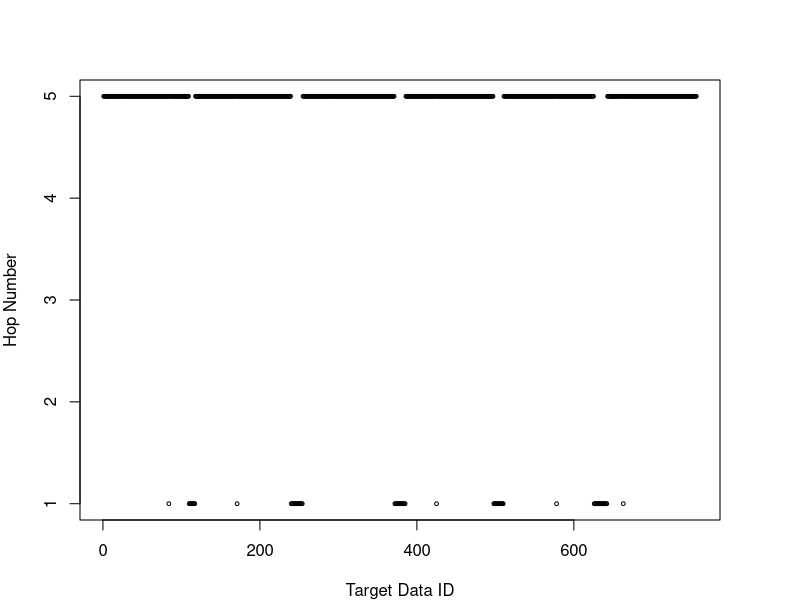
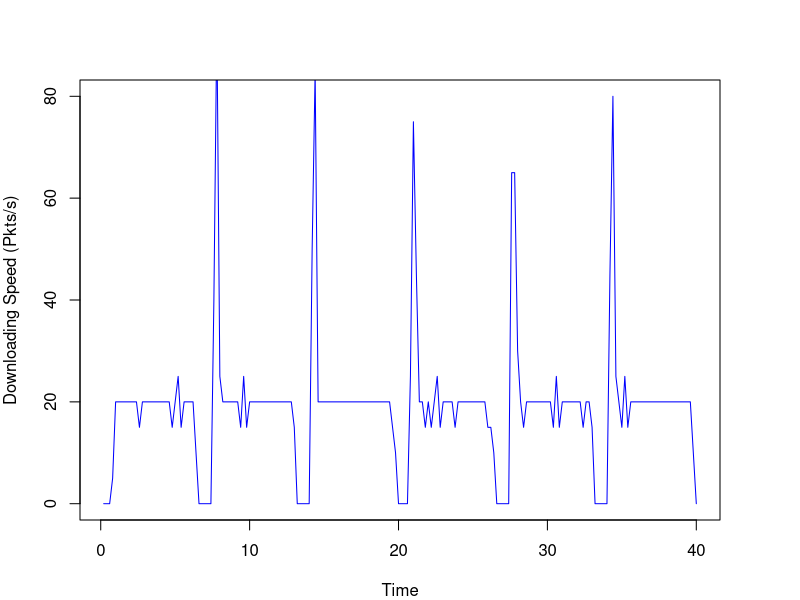

Generate these figures, in order, with R:
# Read Raw Data
rawData <- readLines("interest-only.txt")
options(scipen=999)

# Extract Data Data
dataPattern <- "^\\+([.0-9]*).* < DATA for ([0-9]*)$"
dataData <- regmatches(rawData, gregexpr(dataPattern, rawData))
dataData <- dataData[grep(dataPattern, dataData)]
for (i in 1:length(dataData)) {
  dataData[i] <- sub(dataPattern, "\\1 \\2", dataData[i])
}

# Extract Interest Data
interestPattern <- "^\\+([.0-9]*).*Interest for ([0-9]*)$"
interestData <- regmatches(rawData, gregexpr(interestPattern, rawData))
interestData <- interestData[grep(interestPattern, interestData)]
for (i in 1:length(interestData)) {
  interestData[i] <- sub(interestPattern, "\\1 \\2", interestData[i])
}

# Extract Prefetch Interest Data
PreFetchInterestPattern <- "^\\+([.0-9]*).* > Pre-Fetch Interest for ([0-9]*)$"
PreFetchInterestData <- regmatches(rawData, gregexpr(PreFetchInterestPattern, rawData))
PreFetchInterestData <-PreFetchInterestData[grep(PreFetchInterestPattern, PreFetchInterestData)]
for (i in 1:length(PreFetchInterestData)) {
  PreFetchInterestData[i] <- sub(PreFetchInterestPattern, "\\1 \\2", PreFetchInterestData[i])
}
# duplicatedInterestNumber <- length(PreFetchInterestData)
# duplicatedInterestRatio <- duplicatedInterestNumber/(length(interestData) + duplicatedInterestNumber)

# Extract Recovery Interest Data
RecoveryInterestPattern <- "^\\+([.0-9]*).* > Recovery Interest for ([0-9]*)$"
RecoveryInterestData <- regmatches(rawData, gregexpr(RecoveryInterestPattern, rawData))
RecoveryInterestData <-RecoveryInterestData[grep(RecoveryInterestPattern, RecoveryInterestData)]
for (i in 1:length(RecoveryInterestData)) {
  RecoveryInterestData[i] <- sub(RecoveryInterestPattern, "\\1 \\2", RecoveryInterestData[i])
}

# Extract Dropped Data Data
DroppedPreFetchDataPattern <- "^\\+([.0-9]*).*< Pre.Fetch DATA..([0-9]*)..DROP.$"
DroppedPreFetchDataData <- regmatches(rawData, gregexpr(DroppedPreFetchDataPattern, rawData))
DroppedPreFetchDataData <-DroppedPreFetchDataData[grep(DroppedPreFetchDataPattern, DroppedPreFetchDataData)]
DroppedPreFetchDataNumber <- length(DroppedPreFetchDataData)
DroppedPreFetchDataRatio <- DroppedPreFetchDataNumber/(length(dataData) + DroppedPreFetchDataNumber)

# Extract Hop Data
hopcountPattern <- "^\\+([.0-9]*).*Hop count: ([0-9]*)$"
hopData <- regmatches(rawData, gregexpr(hopcountPattern, rawData))
hopData <- hopData[grep(hopcountPattern, hopData)]
for (i in 1:length(hopData)) {
  hopData[i] <- sub(hopcountPattern, "\\1 \\2", hopData[i])
}

# Calculate RTT
df <- data.frame(index = numeric(length(dataData)),
                 sending = numeric(length(dataData)),
                 recieving = numeric(length(dataData)),
                 rtt = numeric(length(dataData)),
                 hopcount = numeric(length(dataData)),
                 stringsAsFactors = FALSE)

for (i in 1:length(dataData)) {
  item <- strsplit(as.character(dataData[i]), " ")
  index <- as.numeric(item[[1]][2])
  df$index[i] <- index
  recieveTime <- as.numeric(item[[1]][1])
  for (j in length(interestData):1) {
    item2 <- strsplit(as.character(interestData[j]), " ")
    index2 <- as.numeric(item2[[1]][2])
    sendTime <- as.numeric(item2[[1]][1])
    if (index2 - index == 0) {
      df$sending[i] <- sendTime
      df$recieving[i] <- recieveTime
      df$rtt[i] <- (recieveTime*1000000000 - sendTime*1000000000)# - 214296000
      break
    }
  }
  for (j in length(RecoveryInterestData):1) {
    item2 <- strsplit(as.character(RecoveryInterestData[j]), " ")
    index2 <- as.numeric(item2[[1]][2])
    sendTime <- as.numeric(item2[[1]][1])
    if (index2 - index == 0) {
      df$sending[i] <- sendTime
      df$recieving[i] <- recieveTime
      df$rtt[i] <- (recieveTime*1000000000 - sendTime*1000000000)# - 214296000
      break
    }
  }
  item3 <- strsplit(as.character(hopData[i]), " ")
  df$hopcount[i] <- as.numeric(item3[[1]][2])
}

# show plot
#plot(df$rtt[1:nrow(df)], xlab="Data ID", ylab="Round-Trip Time")
pdf("interest-only-hop-count.pdf",width=7,height=4) 
par(mar=c(4,4,4,4))
plot(df$hopcount[1:nrow(df)], 
     xlab="Target Data ID", ylab="Hop Number", 
     ylim = c(1, 5),
     pch = 1, cex=0.5)
dev.off()
rttsum <- summary(df$rtt[1:100])

# packets received per sencod
scale <- 0.2
table_row <- 40/scale
df2 <- data.frame(second = numeric(table_row),
                  packetNum = numeric(table_row),
                  stringsAsFactors = FALSE)
for (i in 1:table_row) {
  df2$second[i] <- i*scale
  counter <- 0
  for (j in 1:nrow(df)) {
    recieveTime <- df$recieving[j]
    if (recieveTime <= i*scale && recieveTime > (i - 1)*scale ) {
      counter <- counter + 1
    }
  }
  df2$packetNum[i] <- counter
}
pdf("interest-only-downloading.pdf",width=7,height=4)
par(mar=c(4,4,4,4))
plot(df2$second[1:table_row], df2$packetNum[1:table_row]*(1/scale), 
     xlab="Time", ylab="Downloading Speed (Pkts/s)",
     ylim = c(0, 80),
     type="l", col="blue", cex=0.5, mar=c(0,0,0,0))
dev.off()


# calculate how long it take to recovery all the pre-fetched Data packets
deltaTime <- function(startIndex, endIndex) {
  sendingTime <- 0
  for (i in 1:length(RecoveryInterestData)) {
    item <- strsplit(as.character(RecoveryInterestData[i]), " ")
    index <- as.numeric(item[[1]][2])
    sendTime <- as.numeric(item[[1]][1])
    if (index >= startIndex && index <= endIndex) {
      sendingTime <- sendTime
      break
    }
  }
  latestRecievingTime <- 0
  for (i in 1:length(dataData)) {
    item <- strsplit(as.character(dataData[i]), " ")
    index <- as.numeric(item[[1]][2])
    recieveTime <- as.numeric(item[[1]][1])
    if (index >= startIndex && index <= endIndex) {
      if (recieveTime > latestRecievingTime) {
        latestRecievingTime = recieveTime
      }
    }
  }
  return(latestRecievingTime - sendingTime)
}

s1 <- 0
s2 <- 0
s3 <- 0
s4 <- 0
s5 <- 0
e1 <- 0
e2 <- 0
e3 <- 0
e4 <- 0
e5 <- 0
lastIndex <- 0

for (i in 1:length(RecoveryInterestData)) {
  item <- strsplit(as.character(RecoveryInterestData[i]), " ")
  index <- as.numeric(item[[1]][2])
  
  if (i == 1) {
    s1 <- index
  }
  
  if (index == lastIndex + 1 && lastIndex != 0) {
    # do nothing
  }
  else {
    if (s2 == 0  && lastIndex != 0) {
      s2 <- index
      e1 <- lastIndex
    }
    else if (s3 == 0  && lastIndex != 0) {
      s3 <- index
      e2 <- lastIndex
    }
    else if (s4 == 0  && lastIndex != 0) {
      s4 <- index
      e3 <- lastIndex
    }
    else if (s5 == 0  && lastIndex != 0) {
      s5 <- index
      e4 <- lastIndex
    }
  }
  
  if (i == length(RecoveryInterestData)) {
    e5 <- index
  }
  lastIndex <- index
}


deltaTimeResult <- c(
  deltaTime(startIndex = s1, endIndex = e1),
  deltaTime(startIndex = s2, endIndex = e2),
  deltaTime(startIndex = s3, endIndex = e3),
  deltaTime(startIndex = s4, endIndex = e4),
  deltaTime(startIndex = s5, endIndex = e5)
)
summary(deltaTimeResult)
